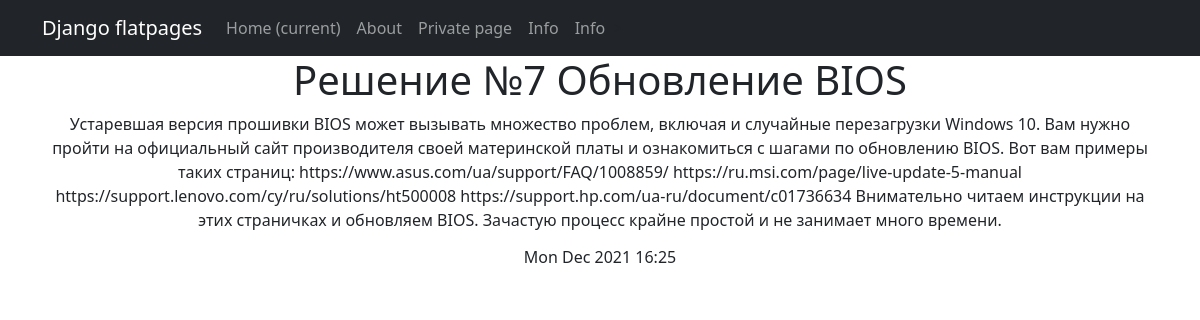
Screenshot of /news/3 with the database file from the repository.
### newapp/models.py (models this page shows, shortened)
class Post(models.Model):
    objects = None
    author = models.ForeignKey(Author, on_delete=models.CASCADE)
    NEWS = 'NW'
    ARTICLE = 'AR'
    CATEGORY_CHOICES = (
        (NEWS, 'Новость'),
        (ARTICLE, 'Статья'),
    )
    categoryType = models.CharField(
        max_length=2, choices=CATEGORY_CHOICES, default=ARTICLE)
    dateCreation = models.DateTimeField(auto_now_add=True)
    postCategory = models.ManyToManyField(Category, through='PostCategory')
    title = models.CharField(max_length=128)
    text = models.TextField()
    rating = models.SmallIntegerField(default=0)

### newapp/views.py (the view)
# urls.py: path('<int:pk>', NewsDetail.as_view()),
class NewsDetail(DetailView):
    model = Post
    template_name = 'news_detail.html'
    context_object_name = 'news_detail'

### templates/news_detail.html (shortened to what this page needs)
{% extends 'flatpages/default.html' %}
{% block content %}
<head>
    <h1>{{ news_detail.title|cut:"херово" }}</h1>
</head>
<body>
<p>{{ news_detail.text|cut:"херово" }}</p>
<h6>{{ news_detail.dateCreation|date:"D M Y G:i" }}</h6>
</body>
{% endblock content %}

### rows the page displays
Post: title "Решение №7 Обновление BIOS", text "Устаревшая версия прошивки BIOS может вызывать множество проблем, включая и случайные перезагрузки Windows 10. Вам нужно пройти на официальный сайт производителя своей материнской платы и ознакомиться с шагами по обновлению BIOS. Вот вам примеры таких страниц: https://www.asus.com/ua/support/FAQ/1008859/ https://ru.msi.com/page/live-update-5-manual https://support.lenovo.com/cy/ru/solutions/ht500008 https://support.hp.com/ua-ru/document/c01736634 Внимательно читаем инструкции на этих страничках и обновляем BIOS. Зачастую процесс крайне простой и не занимает много времени.", dateCreation "Mon Dec 2021 16:25"
